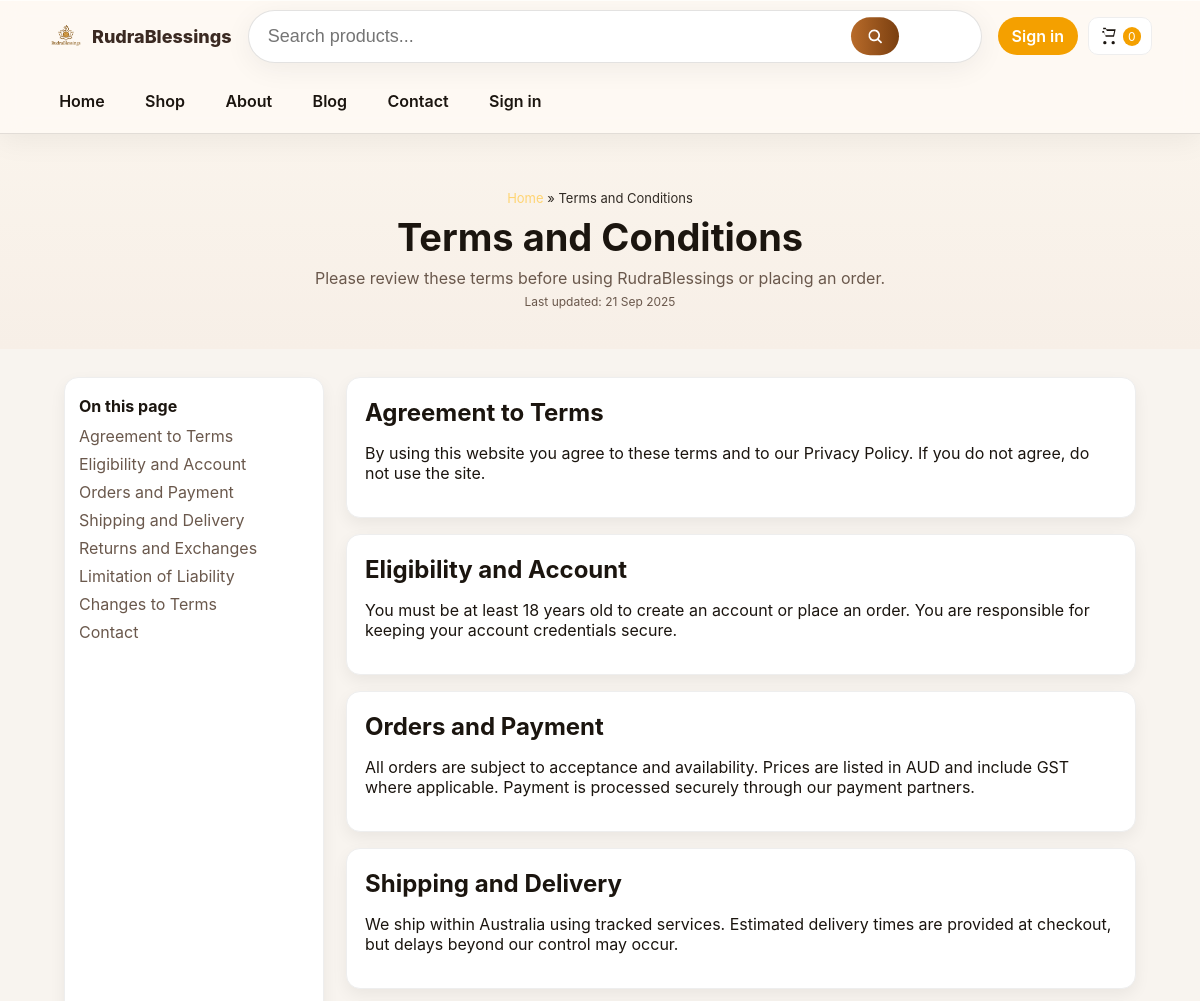
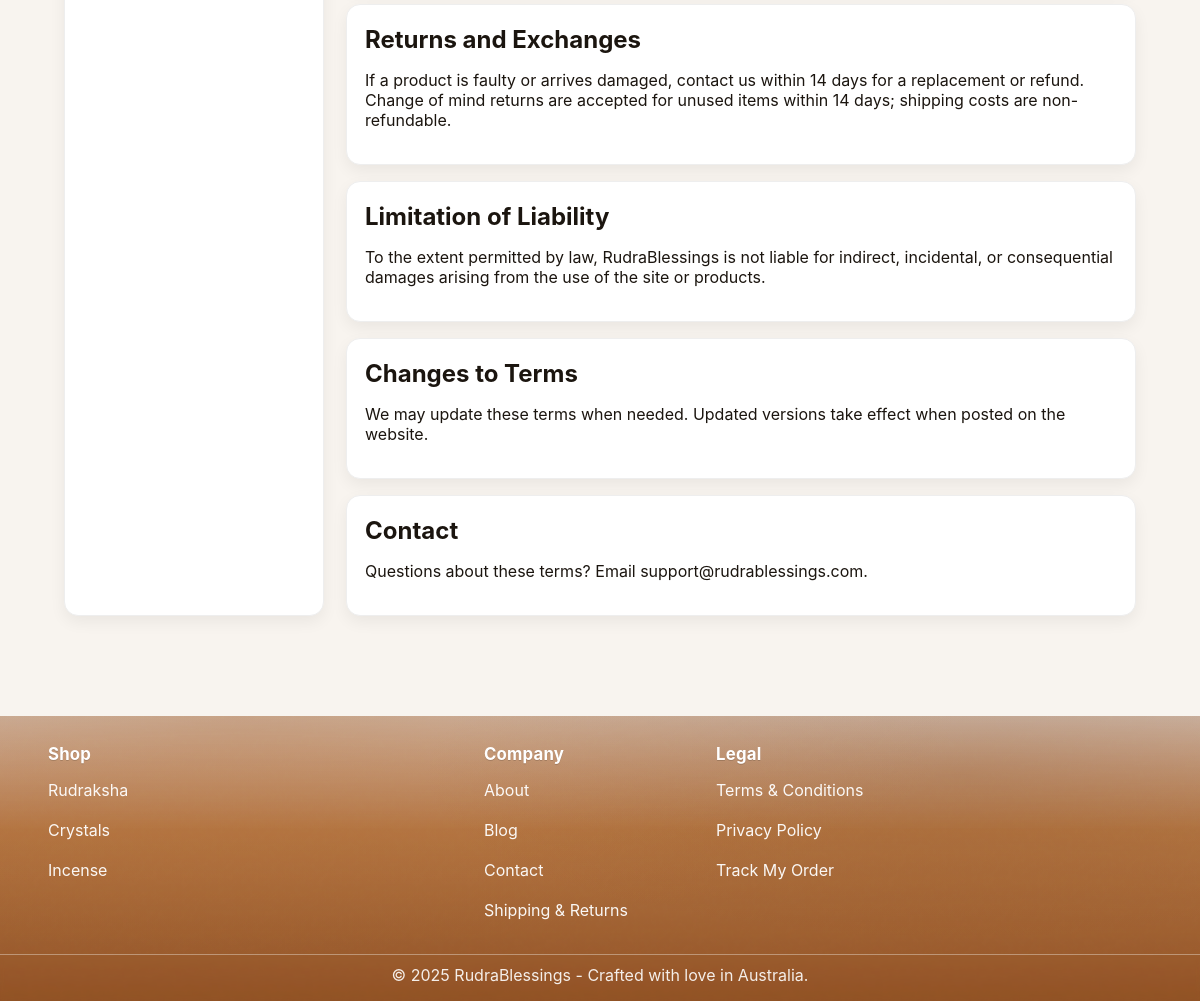
Page /terms.php on the committed database (2 pictures, top to bottom).
### tables this page shows
CREATE TABLE `menu_items` (
  `id` int(10) UNSIGNED NOT NULL,
  `menu_key` varchar(40) NOT NULL,
  `label` varchar(120) NOT NULL,
  `url` varchar(255) NOT NULL,
  `sort_order` int(11) NOT NULL DEFAULT 1,
  `is_active` tinyint(1) NOT NULL DEFAULT 1
);

CREATE TABLE `content_blocks` (
  `id` int(10) UNSIGNED NOT NULL,
  `page_slug` varchar(80) NOT NULL,
  `block_key` varchar(80) NOT NULL,
  `title` varchar(255) DEFAULT NULL,
  `subtitle` varchar(255) DEFAULT NULL,
  `body` longtext DEFAULT NULL,
  `media_path` varchar(255) DEFAULT NULL,
  `cta_label` varchar(120) DEFAULT NULL,
  `cta_url` varchar(255) DEFAULT NULL,
  `sort_order` int(11) NOT NULL DEFAULT 1
);

### includes/site.php (called while the page is built, shortened)
<?php
if (!function_exists('rb_settings')) {
    function rb_settings(PDO $pdo): array
    {
        $settings = [];
        $stmt = $pdo->query('SELECT setting_key, setting_value FROM site_settings');
        foreach ($stmt as $row) {
            $settings[$row['setting_key']] = $row['setting_value'];
        }
        return $settings;
    }
}
if (!function_exists('rb_asset')) {
    function rb_asset(string $path): string
    {
        $version = defined('RB_ASSET_VERSION') ? RB_ASSET_VERSION : '1';
        $separator = str_contains($path, '?') ? '&' : '?';
        return $path . $separator . 'v=' . rawurlencode($version);
    }
}
if (!function_exists('rb_menu')) {
    function rb_menu(PDO $pdo, string $menuKey = 'primary'): array
    {
        $stmt = $pdo->prepare('SELECT label, url, sort_order FROM menu_items WHERE menu_key = :key AND is_active = 1 ORDER BY sort_order ASC');
        $stmt->execute(['key' => $menuKey]);
        $items = $stmt->fetchAll(\PDO::FETCH_ASSOC) ?: [];
        return $items;
    }
}
if (!function_exists('rb_block')) {
    function rb_block(PDO $pdo, string $pageSlug, string $blockKey): ?array
    {
        $stmt = $pdo->prepare('SELECT title, subtitle, body, media_path, cta_label, cta_url FROM content_blocks WHERE page_slug = :page AND block_key = :block LIMIT 1');
        $stmt->execute([
            'page' => $pageSlug,
            'block' => $blockKey,
        ]);
        $block = $stmt->fetch();
        return $block ?: null;
    }
}
if (!function_exists('rb_blocks')) {
    function rb_blocks(PDO $pdo, string $pageSlug): array
    {
        $stmt = $pdo->prepare('SELECT block_key, title, subtitle, body, media_path, cta_label, cta_url, sort_order FROM content_blocks WHERE page_slug = :page ORDER BY sort_order ASC, id ASC');
        $stmt->execute(['page' => $pageSlug]);
        $blocks = [];
        foreach ($stmt->fetchAll() ?: [] as $block) {
            $key = (string)($block['block_key'] ?? '');
            $blocks[$key] = $block;
        }
        return $blocks;
    }
}
if (!function_exists('rb_escape')) {
    function rb_escape(?string $value): string
    {
        return htmlspecialchars($value ?? '', ENT_QUOTES, 'UTF-8');
    }
}
if (!function_exists('rb_trusted_html')) {
    function rb_trusted_html(?string $value): string
    {
        return $value !== null ? (string)$value : '';
    }
}
if (!function_exists('rb_format_date')) {
    function rb_format_date(?string $dateValue, string $format = 'd M Y'): ?string
    {
        $date = date_create($dateValue);
        return $date->format($format);
    }
}

### includes/auth.php (called while the page is built, shortened)
<?php
if (!function_exists('rb_auth_current_user')) {
    function rb_auth_current_user(\PDO $pdo): ?array
    {
        if (!isset($_SESSION['user_id'])) {
            return null;
        }
        $stmt = $pdo->prepare('SELECT * FROM users WHERE id = :id LIMIT 1');
        $stmt->execute(['id' => $_SESSION['user_id']]);
        $user = $stmt->fetch(\PDO::FETCH_ASSOC) ?: null;
        return $user;
    }
}

### includes/app.php (called while the page is built, shortened)
<?php
require_once __DIR__ . '/site.php';
require_once __DIR__ . '/auth.php';
require_once __DIR__ . '/promos.php';
if (!isset($pdo) || !($pdo instanceof \PDO)) {
    $pdo = rb_db();
}
$settings = rb_settings($pdo);
$brandName = $settings['brand.name'] ?? 'RudraBlessings';
$menuItems = rb_menu($pdo);
$footerBlock = rb_block($pdo, 'footer', 'legal');
$footerMenus = [
    [
        'title' => trim((string)($settings['footer.shop.title'] ?? 'Shop')),
        'items' => rb_menu($pdo, 'footer_shop'),
    ],
    [
        'title' => trim((string)($settings['footer.company.title'] ?? 'Company')),
        'items' => rb_menu($pdo, 'footer_company'),
    ],
    [
        'title' => trim((string)($settings['footer.legal.title'] ?? 'Legal')),
        'items' => rb_menu($pdo, 'footer_legal'),
    ],
];
$footerMenus = array_values(array_filter($footerMenus, static function (array $menu): bool {
    $title = trim((string)($menu['title'] ?? ''));
    $items = $menu['items'] ?? [];
    return $title !== '' || !empty($items);
}));
$currentUser = rb_auth_current_user($pdo);
$isLoggedIn = (bool)$currentUser;

### terms.php (the view, shortened to what this page needs)
<?php
require __DIR__ . '/includes/app.php';
$currentPath = 'terms.php';
$termsBlocks = rb_blocks($pdo, 'terms');
$termsHero = $termsBlocks['hero'] ?? [];
unset($termsBlocks['hero']);
$termsSections = $termsBlocks;
$termsUpdatedAt = rb_format_date($settings['terms.last_updated'] ?? null);
$termsTitle = $termsHero['title'] ?? 'Terms and Conditions';
$termsSubtitle = $termsHero['subtitle'] ?? 'Read the terms and conditions for using RudraBlessings and purchasing products.';
?>
<!DOCTYPE html>
<html lang="en">
<head>
  <link rel="stylesheet" href="<?= rb_asset('css/style.css') ?>">
  <link rel="stylesheet" href="<?= rb_asset('css/pages.css') ?>">
</head>
<body data-user="<?= $isLoggedIn ? '1' : '0' ?>">
  <?php include __DIR__ . '/includes/header.php'; ?>
  <section class="contact-hero">
    <div class="wrap">
      <nav class="breadcrumbs"><a href="index.php">Home</a> &raquo; <span><?= rb_escape($termsTitle) ?></span></nav>
      <h1><?= rb_escape($termsTitle) ?></h1>
      <?php if ($termsSubtitle): ?>
        <p><?= rb_escape($termsSubtitle) ?></p>
      <?php endif; ?>
      <?php if ($termsUpdatedAt): ?>
        <p class="tiny-note" style="margin-top:6px;">Last updated: <?= rb_escape($termsUpdatedAt) ?></p>
      <?php endif; ?>
    </div>
  </section>
  <section class="container" style="padding:28px 16px 60px;">
    <div class="policy-grid">
      <aside class="policy-nav">
        <h4>On this page</h4>
        <ul>
          <?php
          foreach ($termsSections as $key => $section):
              $title = trim((string)($section['title'] ?? ''));
              $anchor = preg_replace('/[^a-z0-9]+/i', '-', (string)$key);
              $anchor = trim((string)$anchor, '-');
              ?>
              <li><a href="#<?= rb_escape($anchor) ?>"><?= rb_escape($title) ?></a></li>
          <?php endforeach; ?>
        </ul>
      </aside>
      <article class="policy-body">
        <?php
        foreach ($termsSections as $key => $section):
            $title = trim((string)($section['title'] ?? ''));
            $body = $section['body'] ?? '';
            $anchor = preg_replace('/[^a-z0-9]+/i', '-', (string)$key);
            $anchor = trim((string)$anchor, '-');
            ?>
            <section id="<?= rb_escape($anchor) ?>" class="policy-card">
              <?php if ($title !== ''): ?>
                <h2><?= rb_escape($title) ?></h2>
              <?php endif; ?>
              <?= rb_trusted_html($body) ?>
            </section>
        <?php endforeach; ?>
      </article>
    </div>
  </section>
  <?php include __DIR__ . '/includes/footer.php'; ?>
</body>
</html>

### includes/header.php (shortened to what this page needs)
<?php
$cartCount = isset($cartCount) ? (int)$cartCount : 0;
$headerBrand = $brandName ?? 'RudraBlessings';
$navItems = $menuItems ?? [];
$navCurrent = $currentPath ?? '';
$avatar = $avatarMeta ?? ['url' => 'media/logo.png', 'alt' => 'Profile picture', 'label' => 'My Profile'];
$isSignedIn = $isLoggedIn ?? false;
$headerSearchAction = $headerSearchAction ?? 'shop.php';
$headerSearchValue = $headerSearchValue ?? '';
?>
<header class="rb-header glass">
  <div class="header-top container">
    <a href="index.php" class="rb-brand">
      <img src="media/logo.png" alt="<?= rb_escape($headerBrand) ?>"><span class="brand-text"><?= rb_escape($headerBrand) ?></span>
    </a>
    <form class="rb-search" action="<?= rb_escape($headerSearchAction) ?>" method="get">
      <input id="rbSearch" name="search" type="search" placeholder="Search products..." value="<?= rb_escape($headerSearchValue) ?>">
      <button class="rb-go" aria-label="Search">
        <svg viewBox="0 0 24 24" aria-hidden="true" focusable="false">
          <path d="M11 4a7 7 0 0 1 5.52 11.3l4.09 4.1-1.42 1.42-4.1-4.09A7 7 0 1 1 11 4zm0 2a5 5 0 1 0 0 10 5 5 0 0 0 0-10z" />
        </svg>
      </button>
    </form>
    <div class="header-icons">
      <?php if ($isSignedIn): ?>
        <a href="profile.php" title="<?= rb_escape($avatar['label']) ?>" id="profileBtn" class="icon-btn profile-avatar" aria-label="<?= rb_escape($avatar['label']) ?>">
          <img src="<?= rb_escape($avatar['url']) ?>" alt="<?= rb_escape($avatar['alt']) ?>">
        </a>
      <?php else: ?>
        <a href="signin.php" id="profileBtn" class="btn header-signin" title="Sign in" aria-label="Sign in">Sign in</a>
      <?php endif; ?>
      <a href="cart.php" class="icon-btn cart-icon" id="openCart" aria-label="View cart">
        <svg viewBox="0 0 24 24" aria-hidden="true" focusable="false">
          <path d="M7 4h-2V2h3l1 2h11l-2 9H8l-1.2-5H4V6h2l1.2 5H17l1.2-5H9.4l-1-2zm0 14a2 2 0 1 1 .01 4A2 2 0 0 1 7 18zm10 0a2 2 0 1 1 .01 4A2 2 0 0 1 17 18z" />
        </svg>
        <span id="cart-count"><?= $cartCount ?></span>
      </a>
    </div>
  </div>
  <nav class="rb-nav container" id="rbNav">
    <?php foreach ($navItems as $item): ?>
      <?php
      $label = (string)($item['label'] ?? '');
      $url = (string)($item['url'] ?? '#');
      $itemPath = basename(parse_url($url, PHP_URL_PATH) ?? '');
      $active = $itemPath === $navCurrent;
      ?>
      <a href="<?= rb_escape($url) ?>"<?= $active ? ' class="active" aria-current="page"' : '' ?>><?= rb_escape($label) ?></a>
    <?php endforeach; ?>
  </nav>
</header>

### includes/footer.php (shortened to what this page needs)
<?php
$footerMenus = $footerMenus ?? [];
$footerBlock = $footerBlock ?? null;
$brandName = $brandName ?? 'RudraBlessings';
$year = (int)date('Y');
$defaultFooter = sprintf('&copy; %d %s - Crafted with love in Australia.', $year, rb_escape($brandName));
?>
<footer class="rb-footer">
  <div class="container footer-grid">
    <?php foreach ($footerMenus as $menu): ?>
      <?php
      $title = trim((string)($menu['title'] ?? ''));
      $items = is_array($menu['items'] ?? null) ? $menu['items'] : [];
      ?>
      <div>
        <?php if ($title !== ''): ?>
          <h4><?= rb_escape($title) ?></h4>
        <?php endif; ?>
        <?php if (!empty($items)): ?>
          <ul>
            <?php foreach ($items as $item): ?>
              <?php
              $label = trim((string)($item['label'] ?? ''));
              $url = (string)($item['url'] ?? '#');
              ?>
              <li><a href="<?= rb_escape($url) ?>"><?= rb_escape($label) ?></a></li>
            <?php endforeach; ?>
          </ul>
        <?php endif; ?>
      </div>
    <?php endforeach; ?>
  </div>
  <div class="copyright">
    <?= rb_trusted_html($footerBlock['body'] ?? $defaultFooter) ?>
  </div>
</footer>

### css/pages.css (style rules this page uses)
.breadcrumbs { font-size: 13px; opacity: .9; margin-bottom: 8px }
.breadcrumbs a { color: #ffd166 }
.contact-hero { background: linear-gradient(180deg, #faf4ec 0, #f7efe7 100%); padding: 56px 16px 40px; text-align: center; }
.contact-hero .wrap { max-width: 900px; margin: 0 auto; }
.contact-hero h1 { font-size: clamp(28px, 4vw, 38px); margin: 0 0 8px; }
.contact-hero p { color: #6a584c; margin: 0; }
.tiny-note { color: #7a6a5e; font-size: 12px; }

### rows in the picture
menu_items: label "Home"
menu_items: label "Shop"
menu_items: label "About"
menu_items: label "Blog"
menu_items: label "Contact"
menu_items: label "Sign in"
content_blocks: title "Terms and Conditions", subtitle "Please review these terms before using RudraBlessings or placing an order."
content_blocks: title "Agreement to Terms", body "By using this website you agree to these terms and to our Privacy Policy. If you do not agree, do not use the site."
content_blocks: title "Eligibility and Account", body "You must be at least 18 years old to create an account or place an order. You are responsible for keeping your account credentials secure."
content_blocks: title "Orders and Payment", body "All orders are subject to acceptance and availability. Prices are listed in AUD and include GST where applicable. Payment is processed securely through our payment partners."
content_blocks: title "Shipping and Delivery", body "We ship within Australia using tracked services. Estimated delivery times are provided at checkout, but delays beyond our control may occur."
content_blocks: title "Returns and Exchanges", body "If a product is faulty or arrives damaged, contact us within 14 days for a replacement or refund. Change of mind returns are accepted for unused items within 14 days; shipping costs are non-refundable."
content_blocks: title "Limitation of Liability", body "To the extent permitted by law, RudraBlessings is not liable for indirect, incidental, or consequential damages arising from the use of the site or products."
content_blocks: title "Changes to Terms", body "We may update these terms when needed. Updated versions take effect when posted on the website."
content_blocks: title "Contact", body "Questions about these terms? Email support@rudrablessings.com ."
menu_items: label "Rudraksha"
menu_items: label "Crystals"
menu_items: label "Incense"
menu_items: label "About"
menu_items: label "Blog"
menu_items: label "Contact"
menu_items: label "Shipping & Returns"
menu_items: label "Terms & Conditions"
menu_items: label "Privacy Policy"
menu_items: label "Track My Order"
content_blocks: body "© 2025 RudraBlessings - Crafted with love in Australia."

### other values in the picture
rb_escape($headerBrand) "RudraBlessings"
$cartCount "0"
rb_escape($termsUpdatedAt) "21 Sep 2025"
rb_escape($title) "Shop"
rb_escape($title) "Company"
rb_escape($title) "Legal"
